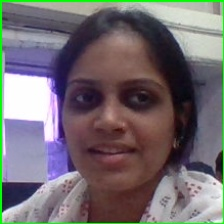
#> input picture d26/dataset/dharmi/1.jpg, 224 x 224 px, given in place of the camera
$ python collect_data.py
#> lines starting #> are read from the running program, lines starting #| are printed output that depends on the picture; after the words box and inside, x2 and y2 are one past the last pixel; in counts of white or black regions, pixels touching at a corner belong together
import cv2
import os

name = input("Enter Person Name: ").strip()
#> the answer given: dataset/dharmi/1.jpg

path = os.path.join("dataset", name)

os.makedirs(path, exist_ok=True)

count = len(os.listdir(path))

cap = cv2.VideoCapture(0)

face_detector = cv2.CascadeClassifier(
    cv2.data.haarcascades +
    "haarcascade_frontalface_default.xml"
)

print("\nPress S = Save Image")
print("Press Q = Quit\n")

while True:

    ret, frame = cap.read()
#> frame is the input picture: shape (224, 224, 3); mean B, G, R 112.2, 108.1, 115.3

    if not ret:
        break

    gray = cv2.cvtColor(
        frame,
        cv2.COLOR_BGR2GRAY
    )
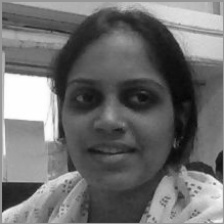
#> gray: shape (224, 224); min 6, max 255, mean 110.7

    faces = face_detector.detectMultiScale(
        gray,
        1.3,
        5
    )
#> faces = [[41, 43, 143, 143]]

    current_face = None

    for (x, y, w, h) in faces:

        padding = 40

        x1 = max(0, x - padding)
        y1 = max(0, y - padding)

        x2 = min(
            frame.shape[1],
            x + w + padding
        )

        y2 = min(
            frame.shape[0],
            y + h + padding
        )

        current_face = frame[
            y1:y2,
            x1:x2
        ]

        cv2.rectangle(
            frame,
            (x1, y1),
            (x2, y2),
            (0, 255, 0),
            2
        )
#> this loop made 1 pass
#> (x, y, w, h, padding, x1, y1, x2) on pass 1: (41, 43, 143, 143, 40, 1, 3, 224)
#> pass 1, `current_face = frame[ y1:y2, x1:x2 ]`:
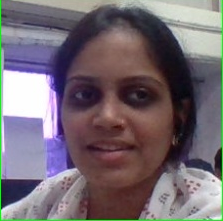
#> current_face: shape (221, 223, 3); mean B, G, R 113.5, 105.8, 116.6
#> after the loop:
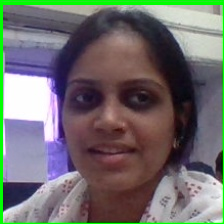
#> frame: shape (224, 224, 3); 3.43% of pixels changed, all inside (x1, y1, x2, y2) = (0, 2, 224, 224)

    cv2.putText(
        frame,
        f"Saved: {count}",
        (10, 30),
        cv2.FONT_HERSHEY_SIMPLEX,
        0.8,
        (0, 255, 0),
        2
    )
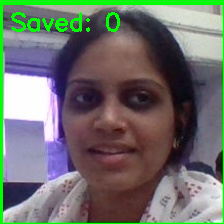
#> frame: shape (224, 224, 3); 1.46% of pixels changed, all inside (x1, y1, x2, y2) = (11, 12, 120, 32)

    cv2.imshow(
        "Collect Data",
        frame
    )

    key = cv2.waitKey(1) & 0xFF
#> (key q is pressed here)

    if key == ord('s'):

        if current_face is not None:

            count += 1

            current_face = cv2.resize(
                current_face,
                (224, 224)
            )

            filename = os.path.join(
                path,
                f"{count}.jpg"
            )

            cv2.imwrite(
                filename,
                current_face
            )

            print(
                f"Saved -> {filename}"
            )

    elif key == ord('q'):
        break

cap.release()
cv2.destroyAllWindows()
